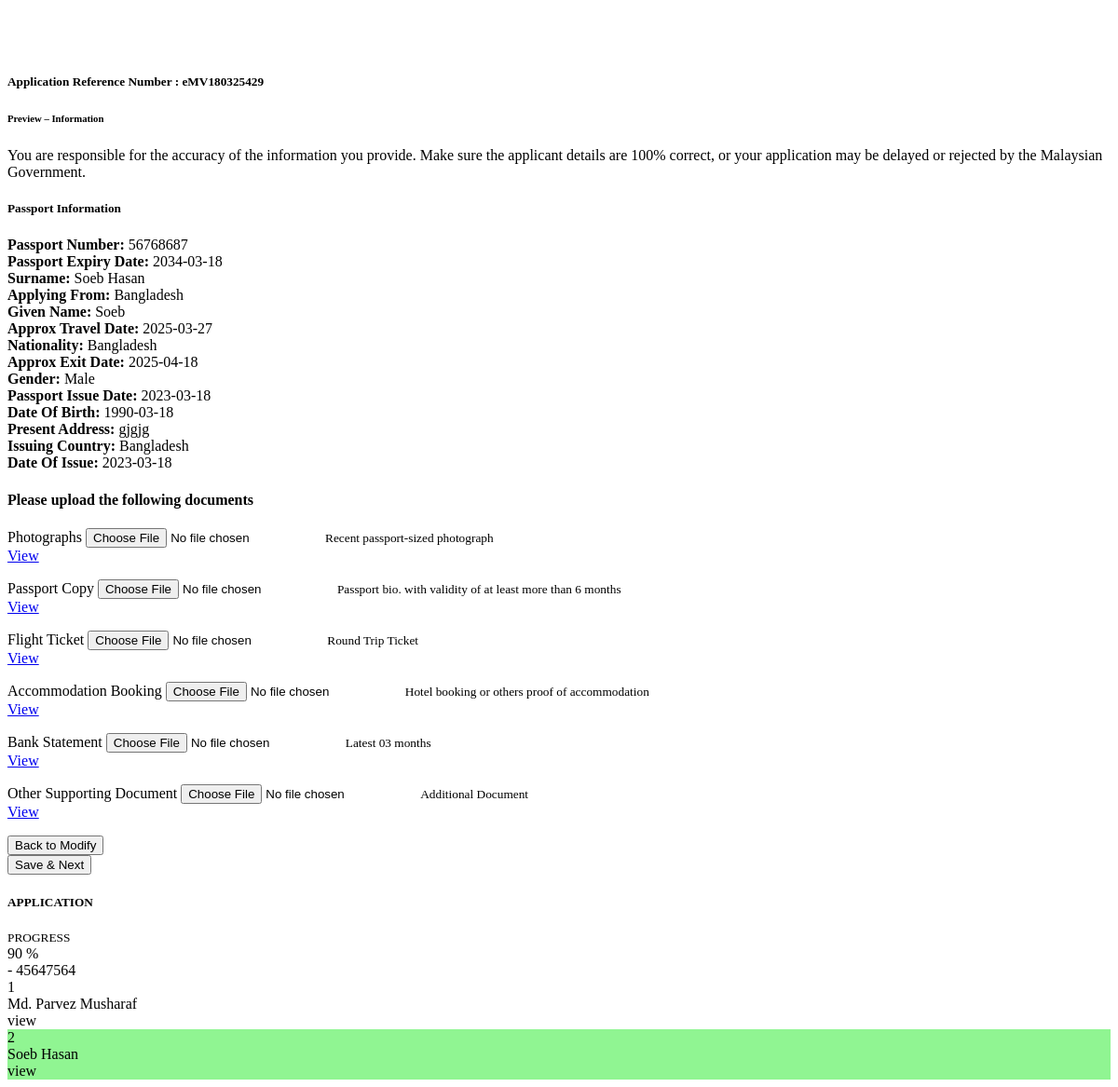
/preview.php?ref=eMV180325429&id=102, run on the app's committed database.
### tables this page shows
CREATE TABLE `v_order_list` (
  `void` int(11) NOT NULL,
  `o_vacid` varchar(255) NOT NULL,
  `o_invoice` varchar(255) NOT NULL,
  `o_fname` varchar(255) DEFAULT NULL,
  `o_lname` varchar(255) DEFAULT NULL,
  `passport_number` varchar(100) DEFAULT NULL,
  `nationality` varchar(100) DEFAULT '0',
  `gender` enum('Male','Female','Other') NOT NULL DEFAULT 'Other',
  `dob` date NOT NULL,
  `passport_issue_date` date NOT NULL,
  `passport_expiry_date` date NOT NULL,
  `passport_issuing_country` varchar(100) DEFAULT '0',
  `applying_from` varchar(100) DEFAULT '0',
  `travel_date` date NOT NULL,
  `exit_date` date NOT NULL,
  `present_address` text DEFAULT NULL,
  `postcode` varchar(20) DEFAULT NULL,
  `city` varchar(100) DEFAULT NULL,
  `state` varchar(100) DEFAULT NULL,
  `photograph` varchar(255) DEFAULT NULL,
  `passport_biodata` varchar(255) DEFAULT NULL,
  `visa_approval` varchar(255) DEFAULT NULL,
  `supporting_documents` varchar(255) DEFAULT NULL,
  `Flight_ticket` varchar(300) DEFAULT NULL,
  `Accommodation_booking` varchar(300) DEFAULT NULL,
  `Bank_Statement` varchar(300) DEFAULT NULL,
  `complete_visa_upload` varchar(255) DEFAULT NULL,
  `status` int(1) NOT NULL DEFAULT 0,
  `payment_status` varchar(100) NOT NULL DEFAULT 'UNPAID',
  `created_at` timestamp NOT NULL DEFAULT current_timestamp(),
  `updated_at` timestamp NOT NULL DEFAULT current_timestamp() ON UPDATE current_timestamp()
);

### preview.php (the view, shortened to what this page needs)
<?php
$invoice = $_GET['ref'] ?? null;
if ($id === null) {
 $id = $_GET['id'];
}
$invoice = mysqli_real_escape_string($conn, $invoice);
$id = mysqli_real_escape_string($conn, $id);
 if($id!=null){
$query = "SELECT * FROM `v_order_list` WHERE `o_invoice` = '$invoice' AND `void` = '$id'";
$result = mysqli_query($conn, $query);
 }
else{
 $query = "SELECT * FROM `v_order_list` WHERE `o_invoice` = '$invoice'  ORDER BY void ASC LIMIT 1" ;
$result = mysqli_query($conn, $query);
}
$queryall = "SELECT * FROM `v_order_list` WHERE  `o_invoice` = '$invoice'  ORDER BY void ASC";
$resultall = mysqli_query($conn, $queryall);
$countryq = mysqli_query($conn, "SELECT * FROM countries") or die(mysqli_error($conn));
$i=1;
 while ($rcont = mysqli_fetch_assoc($countryq)) {
     $country[$i]=$rcont['name'];
     $i++;
 }
?>
  <div class="w-100 position-relative sidebar-header-logo" style="height:500px;">
</div>
  <div class="container " style="margin-top: -450px; z-index: 10; position: relative;">
    <div class="main-card row g-0">
      <div class="right-section col-md-12 col-lg-8 order-1 order-lg-2">
        <div class="container my-5 p-4 bg-white shadow-sm border rounded">
  <div class="text-center mb-4">
    <h5 class="text-uppercase fw-bold">Application Reference Number :
      <span class="text-success"><?php echo $invoice ;?></span>
    </h5>
    <h6 class="text-warning">Preview – Information</h6>
    <p class="text-muted">
      You are responsible for the accuracy of the information you provide. Make sure the applicant details are 100% correct, or your application may be delayed or rejected by the Malaysian Government.
    </p>
  </div>
  <h5 class="text-primary fw-bold">Passport Information</h5>
  <div class="row row-cols-1 row-cols-md-2 g-3 border-bottom pb-3 mb-4">
  <?php
 while ($row = mysqli_fetch_assoc($result)) {
      $id=$row['void'];
            ?>
    <div class="col"><strong>Passport Number:</strong> <?php echo $row['passport_number']; ?></div>
    <div class="col"><strong>Passport Expiry Date:</strong> <?php echo  $row['passport_expiry_date']; ?></div>
    <div class="col"><strong>Surname:</strong> <?php echo  $row['o_fname']; ?></div>
    <div class="col"><strong>Applying From:</strong> <?php $c=$row['applying_from']; echo $country[$c] ; ?></div>
    <div class="col"><strong>Given Name:</strong> <?php echo  $row['o_lname']; ?></div>
    <div class="col"><strong>Approx Travel Date:</strong> <?php echo  $row['travel_date']; ?> </div>
    <div class="col"><strong>Nationality:</strong> <?php $isc=$row['nationality']; echo $country[$isc] ; ?></div>
    <div class="col"><strong>Approx Exit Date:</strong> <?php echo  $row['exit_date']; ?></div>
    <div class="col"><strong>Gender:</strong> <?php echo  $row['gender']; ?></div>
    <div class="col"><strong>Passport Issue Date:</strong> <?php echo  $row['passport_issue_date']; ?></div>
    <div class="col"><strong>Date Of Birth:</strong> <?php echo  $row['dob']; ?></div>
    <div class="col"><strong>Present Address:</strong> <?php echo  $row['present_address']; ?></div>
    <div class="col"><strong>Issuing Country:</strong> <?php $isc=$row['passport_issuing_country']; echo $country[$isc] ; ?></div>
    <div class="col"><strong>Date Of Issue:</strong> <?php echo  $row['passport_issue_date']; ?></div>
  </div>
  <div class="row g-4">
      <h4 class="text-center">Please upload the following documents</h4>
     <div class="col-md-6">
       <form method="POST" action="preview.php?ref=<?php echo $invoice; ?>&id=<?php echo $id; ?>" enctype="multipart/form-data">
        <label class="form-label">Photographs <span class="text-danger"></span></label>
        <input type="file" class="form-control mb-1" name="photo" required />
        <small class="text-success">Recent passport-sized photograph</small>
           <div class="d-flex gap-2 mt-2">
              <?php if (!empty($row['photograph'])) { ?>
                             <a href="<?= $row['photograph'] ?>" target="_blank" class="btn btn-sm btn-success d-flex align-items-center">
                  <i class="fas fa-eye me-2"></i> View
                </a>
              <?php }else{ ?>
              <button type="submit" name="uploadPhoto" class="btn btn-sm btn_primary d-flex align-items-center">
                <i class="fas fa-upload me-2"></i> Upload
              </button>
              <?php } ?>
            </div>
        </form>
      </div>
    <div class="col-md-6">
  <form method="POST" action="preview.php?ref=<?= $invoice ?>&id=<?= $id ?>" enctype="multipart/form-data">
    <label class="form-label">Passport Copy <span class="text-danger"></span></label>
    <input type="file" class="form-control mb-1" name="passport_biodata" required />
    <small class="text-success">Passport bio. with validity of at least more than 6 months</small>
    <div class="d-flex gap-2 mt-2">
      <?php if (!empty($row['passport_biodata'])) { ?>
                      <a href="<?= $row['passport_biodata'] ?>" target="_blank" class="btn btn-sm btn-success d-flex align-items-center">
                  <i class="fas fa-eye me-2"></i> View
                </a>
              <?php }else{ ?>
              <button type="submit" name="uploadPassport" class="btn btn-sm btn_primary d-flex align-items-center">
                <i class="fas fa-upload me-2"></i> Upload
              </button>
              <?php } ?>
    </div>
  </form>
</div>
  <div class="col-md-6">
    <form method="POST" action="preview.php?ref=<?= $invoice ?>&id=<?= $id ?>" enctype="multipart/form-data">
      <label class="form-label">Flight Ticket <span class="text-danger"></span></label>
      <input type="file" class="form-control mb-1" name="flight_ticket" required />
      <small class="text-success">Round Trip Ticket</small>
      <div class="d-flex gap-2 mt-2">
        <?php if (!empty($row['Flight_ticket'])) { ?>
                  <a href="<?= $row['Flight_ticket'] ?>" target="_blank" class="btn btn-sm btn-success d-flex align-items-center">
            <i class="fas fa-eye me-2"></i> View
          </a>
        <?php } else { ?>
          <button type="submit" name="uploadFlightTicket" class="btn btn-sm btn_primary d-flex align-items-center">
            <i class="fas fa-upload me-2"></i> Upload
          </button>
        <?php } ?>
      </div>
    </form>
  </div>
  <div class="col-md-6">
      <form method="POST" enctype="multipart/form-data">
    <form method="POST" action="preview.php?ref=<?= $invoice ?>&id=<?= $id ?>" enctype="multipart/form-data">
      <label class="form-label">Accommodation Booking <span class="text-danger"></span></label>
      <input type="file" class="form-control mb-1" name="accommodation_booking" required />
      <small class="text-success">Hotel booking or others proof of accommodation</small>
      <div class="d-flex gap-2 mt-2">
        <?php if (!empty($row['Accommodation_booking'])) { ?>
                  <a href="<?= $row['Accommodation_booking'] ?>" target="_blank" class="btn btn-sm btn-success d-flex align-items-center">
            <i class="fas fa-eye me-2"></i> View
          </a>
        <?php } else { ?>
          <button type="submit" name="uploadaccommodations" class="btn btn-sm btn_primary d-flex align-items-center">
            <i class="fas fa-upload me-2"></i> Upload
          </button>
        <?php } ?>
      </div>
    </form>
  </div>
  <div class="col-md-6">
    <form method="POST" action="preview.php?ref=<?= $invoice ?>&id=<?= $id ?>" enctype="multipart/form-data">
      <label class="form-label">Bank Statement</label>
      <input type="file" class="form-control mb-1" name="bank_statement" />
      <small class="text-success">Latest 03 months</small>
      <div class="d-flex gap-2 mt-2">
        <?php if (!empty($row['Bank_Statement'])) { ?>
                  <a href="<?= $row['Bank_Statement'] ?>" target="_blank" class="btn btn-sm btn-success d-flex align-items-center">
            <i class="fas fa-eye me-2"></i> View
          </a>
        <?php } else { ?>
          <button type="submit" name="uploadBankStatement" class="btn btn-sm btn_primary d-flex align-items-center">
            <i class="fas fa-upload me-2"></i> Upload
          </button>
        <?php } ?>
      </div>
    </form>
  </div>
  <div class="col-md-6">
    <form method="POST" action="preview.php?ref=<?= $invoice ?>&id=<?= $id ?>" enctype="multipart/form-data">
      <label class="form-label">Other Supporting Document</label>
      <input type="file" class="form-control mb-1" name="supporting_doc" />
      <small class="text-success">Additional Document</small>
      <div class="d-flex gap-2 mt-2">
                  <?php if (!empty($row['supporting_documents'])) { ?>
                   <a href="<?= $row['supporting_documents'] ?>" target="_blank" class="btn btn-sm btn-success d-flex align-items-center">
            <i class="fas fa-eye me-2"></i> View
          </a>
        <?php } else { ?>
          <button type="submit" name="uploadSupportingDoc" class="btn btn-sm btn_primary d-flex align-items-center">
            <i class="fas fa-upload me-2"></i> Upload
          </button>
        <?php } ?>
      </div>
    </form>
  </div>
  </div>
<?php } ?>
<div class="row mt-5 g-3">
  <div class="col-12 col-md-6">
    <button class="btn btn-warning w-100" onclick="window.location.href='modify.php?id=<?php echo $id; ?>'">
      <i class="bi bi-pencil-square"></i> Back to Modify
    </button>
  </div>
  <div class="col-12 col-md-6">
    <form method="post" action="next_step_payment.php?invoice=<?php echo $invoice; ?>">
      <button type="submit" name="submit" class="btn btn-success w-100">
        <i class="bi bi-save2-fill"></i> Save & Next
      </button>
    </form>
  </div>
</div>
</div>
      </div>
      <div class="left-section col-lg-4 order-2 order-lg-1">
        <div class="card progress-card">
  <div class="progress-header">
    <h5 class="mb-0">APPLICATION</h5>
    <small>PROGRESS</small>
  </div>
  <div class="card-body text-center bg-light">
    <div id="progress-circle90">
      <div class="progress-inner">
        <span>90 %</span>
      </div>
    </div>
  </div>
  <div class="progress-footer">
    - 45647564
  </div>
</div>
<div class="card progress-card">
       <?php
       $i=1;
        while ($row2 = mysqli_fetch_assoc($resultall)) {
            ?>
        <a href="<?php echo "?ref=".$invoice.'&id='.$row2['void']; ?>" class="custom-link">
        <div class="row p-3 <?php if($row2['void']==$id){echo 'active';} ?>">
           <div class="col-1"><?php echo $i; ?></div>
           <div class="col-7"><?php echo $row2['o_fname']; ?></div>
           <div class="col-4"><i class="fa fa-eye pe-2" aria-hidden="true"></i>view</div>
       </div></a>
       <?php $i++; } ?>
 </div>
    </div>
    </div>
  </div>

### preview.php (style rules this page uses)
.progress-card .row { transition: background-color 0.3s, color 0.3s; cursor: pointer; }
.progress-card .row.active { background-color:#90f592; }
.custom-link { color: black; text-decoration: none; }

### data on the page
v_order_list: passport_number "56768687", passport_expiry_date "2034-03-18", o_fname "Soeb Hasan", applying_from "Bangladesh", o_lname "Soeb", travel_date "2025-03-27", nationality "Bangladesh", exit_date "2025-04-18", gender "Male", passport_issue_date "2023-03-18", dob "1990-03-18", present_address "gjgjg", passport_issuing_country "Bangladesh"
v_order_list: o_fname "Md. Parvez Musharaf"

### other printed values
$invoice "eMV180325429"
